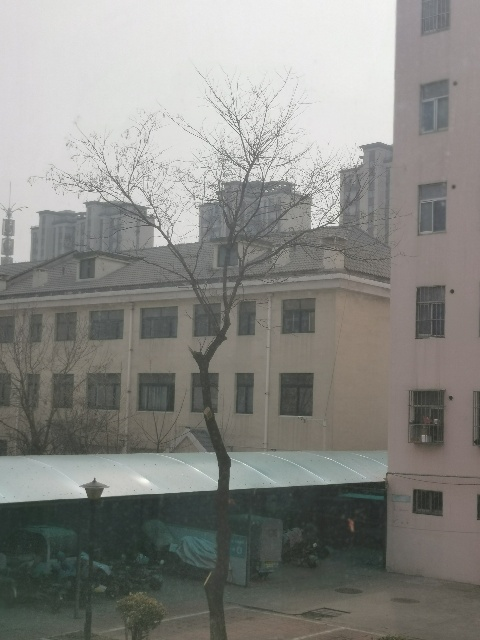
#> input picture data/left_01.jpg, 480 x 640 px
$ python run.py data/left_01.jpg data/right_01.jpg
#> lines starting #> are read from the running program, lines starting #| are printed output that depends on the picture
### main.py
import cv2
import numpy as np

def keypoints_detector(image, out='gray_im'):
    gray_im = cv2.cvtColor(image, cv2.COLOR_BGR2GRAY)
    sift = cv2.xfeatures2d.SIFT_create()
    keypoints, features = sift.detectAndCompute(image, None)
    keypoints_image = cv2.drawKeypoints(
        gray_im, keypoints, None, flags=cv2.DRAW_MATCHES_FLAGS_NOT_DRAW_SINGLE_POINTS)
    if out == 'keypoints_im':
        out_im = keypoints_image
    elif out == 'gray_im':
        out_im = gray_im
    else:
        raise TypeError(f'{out}, Invalid out type.')
    return keypoints, features, out_im

def matching(features_left, features_right, ratio=0.6):
    good = []
    matcher = cv2.BFMatcher()
    matches = matcher.knnMatch(features_right, features_left, k=2)

    for m, n in matches:
        if m.distance < ratio*n.distance:
            good.append(m)

    return good

def stitching(left_image, right_image):
    keypoints_left, features_left, _ = keypoints_detector(left_image)
    keypoints_right, features_right, _ = keypoints_detector(right_image)

    mathches = matching(features_left, features_right)

    if len(mathches) > 4:
        points_left = np.float32(
            [keypoints_left[m.trainIdx].pt for m in mathches]).reshape(-1, 1, 2)
        points_right = np.float32(
            [keypoints_right[m.queryIdx].pt for m in mathches]).reshape(-1, 1, 2)
        M, _ = cv2.findHomography(points_right, points_left, cv2.RANSAC, 5.0)
        warp_im = cv2.warpPerspective(right_image, M, (left_image.shape[1] + right_image.shape[1], right_image.shape[0]))
        seam_im = warp_im.copy()
        seam_im[0:left_image.shape[0], 0:left_image.shape[1]] = left_image[0:seam_im.shape[0], 0:seam_im.shape[1]]

        left_image = left_image[0:warp_im.shape[0], 0:warp_im.shape[1]]
        rows, cols, _ = left_image.shape
        for col in range(0, cols):
            if left_image[:, col].any() and warp_im[:, col].any():
                left = col
                break
        for col in range(cols-1, 0, -1):
            if left_image[:, col].any() and warp_im[:, col].any():
                right = col
                break

        tmp = np.zeros([rows, cols, 3], np.uint8)

        for row in range(0, rows):
            for col in range(0, cols):
                if not left_image[row, col].any():
                    tmp[row, col] = warp_im[row, col]
                elif not warp_im[row, col].any():
                    tmp[row, col] = left_image[row, col]
                else:
                    srcImgLen = float(abs(col - left))
                    testImgLen = float(abs(col - right))
                    alpha = srcImgLen / (srcImgLen + testImgLen)
                    tmp[row, col] = np.clip(left_image[row, col] * (1-alpha) + warp_im[row, col] * alpha, 0, 255)

        warp_im[0:left_image.shape[0], 0:left_image.shape[1]] = tmp

        return warp_im, seam_im
    else:
        return None

### run.py
import argparse
import cv2
from main import stitching
import matplotlib.pyplot as plt

parser = argparse.ArgumentParser()
parser.add_argument('left', help="Path of left image.")
parser.add_argument('right', help="Path of right image.")
args = parser.parse_args()

left_image = cv2.imread(args.left)
#> left_image is the input picture: shape (640, 480, 3); mean B, G, R 131.3, 135.6, 135.5
right_image = cv2.imread(args.right)
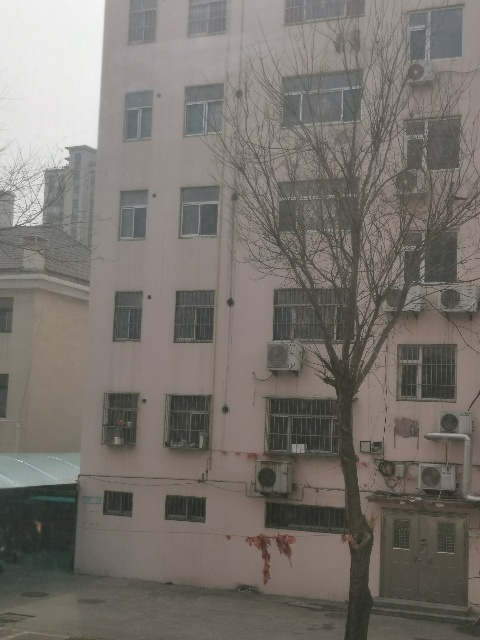
#> input picture data/right_01.jpg, 480 x 640 px
#> right_image is the input picture: shape (640, 480, 3); mean B, G, R 109.3, 115.2, 120.1

result = stitching(left_image, right_image)
#> in keypoints_detector, `keypoints, features = sift.detectAndCompute(image, None)`: keypoints = 577 keypoints; strongest (x, y, size): (130, 477, 31.4), (61, 479, 33.5), (103, 495, 3.1), (82, 494, 6.4)
#> in keypoints_detector, `keypoints_image = cv2.drawKeypoints( gray_im, keypoints, None, flags=c..`:
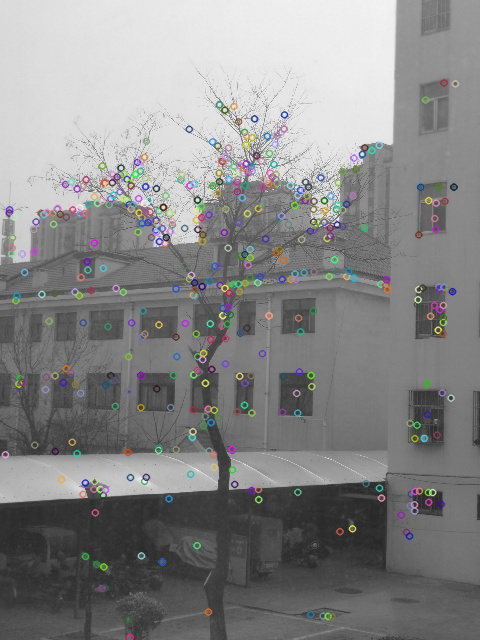
#> keypoints_image: shape (640, 480, 3); mean of channels 0, 1, 2 135.1, 135, 135; drawn as B, G, R
#> in stitching, `keypoints_left, features_left, _ = keypoints_detector(left_image)`: keypoints_left has the same summary as keypoints in keypoints_detector
#> call 2 of keypoints_detector, with out = 'gray_im'
#> in keypoints_detector (call 2), `keypoints, features = sift.detectAndCompute(image, None)`: keypoints = 877 keypoints; strongest (x, y, size): (27, 224, 2.3), (298, 448, 7.6), (230, 302, 4.9), (39, 220, 6)
#> in keypoints_detector (call 2), `keypoints_image = cv2.drawKeypoints( gray_im, keypoints, None, flags=c..`:
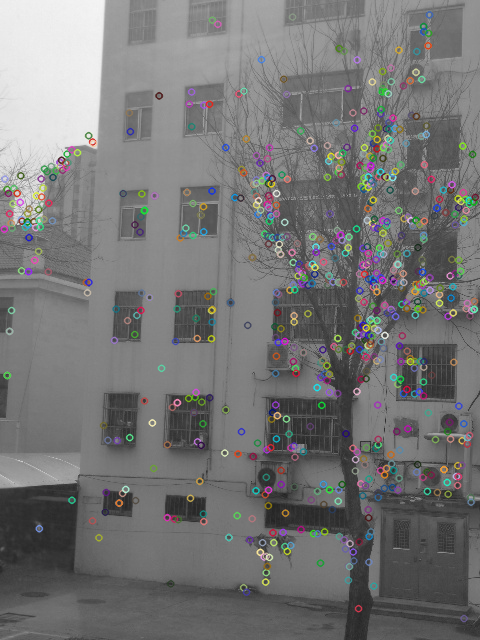
#> keypoints_image: shape (640, 480, 3); mean of channels 0, 1, 2 116.9, 117.1, 117.1; drawn as B, G, R
#> in stitching, `keypoints_right, features_right, _ = keypoints_detector(right_image)`: keypoints_right has the same summary as keypoints in keypoints_detector
#> in matching, `matches = matcher.knnMatch(features_right, features_left, k=2)`: matches = 877 matches
#> after the loop in matching, `for m, n in matches:`: good = 30 matches
#> in stitching, `points_left = np.float32( [keypoints_left[m.trainIdx].pt for m in math..`: points_left = 30 rows, first 8: [313, 310.3], [309.9, 230.6], [323.8, 221.8], [334, 259.3], [348.1, 270.7], [353.5, 157.7], [364.3, 147.4], [381, 497.6]
#> in stitching, `points_right = np.float32( [keypoints_right[m.queryIdx].pt for m in ma..`: points_right = 30 rows, first 8: [11.05, 310], [11.6, 227.7], [21.64, 220.7], [34.24, 259.8], [47.75, 271.4], [61.05, 159.7], [71.31, 149.3], [71.44, 499.7]
#> in stitching, `M, _ = cv2.findHomography(points_right, points_left, cv2.RANSAC, 5.0)`: M = [[0.841, 0.0529, 289.7], [-0.155, 0.99, 6.96], [-0.000364, 2.8e-05, 1]]
#> in stitching, `warp_im = cv2.warpPerspective(right_image, M, (left_image.shape[1] + r..`:
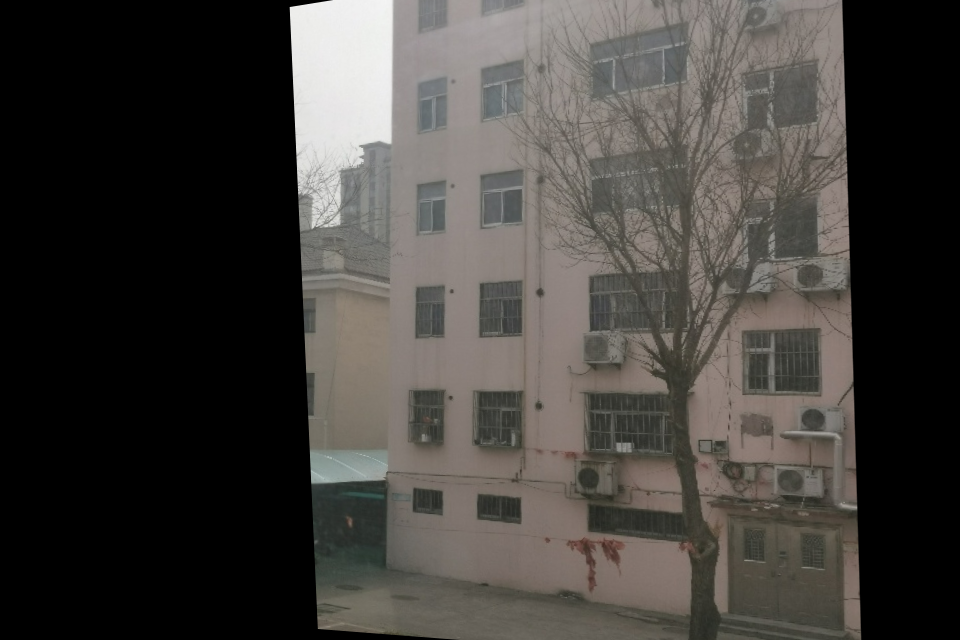
#> warp_im: shape (640, 960, 3); mean B, G, R 60.5, 64, 67
#> in stitching, `seam_im[0:left_image.shape[0], 0:left_image.shape[1]] = left_image[0:s..`:
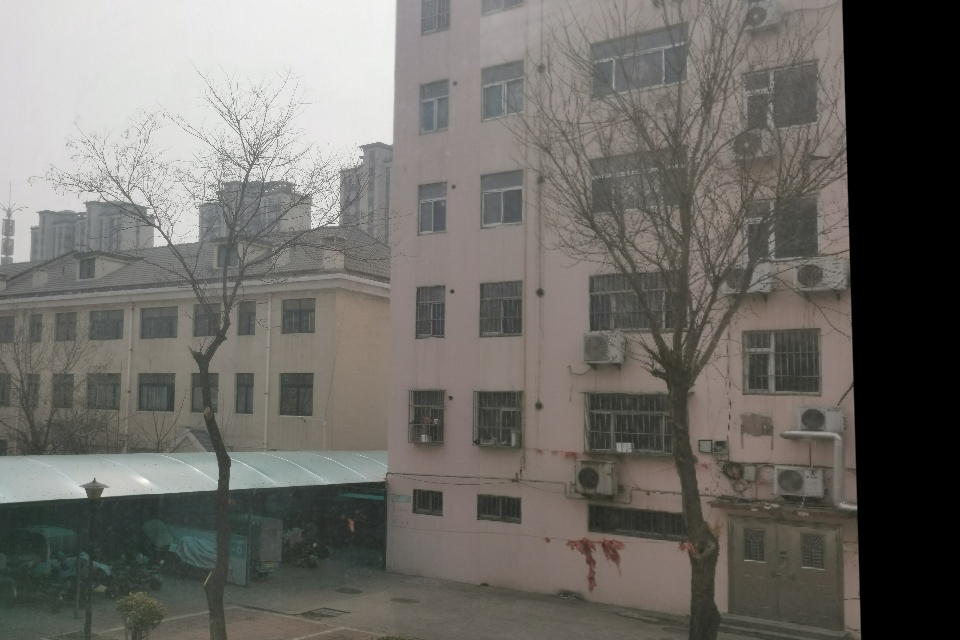
#> seam_im: shape (640, 960, 3); mean B, G, R 102.7, 107.5, 109.9

fig = plt.figure(figsize=(8,8))
ax = fig.add_subplot(2, 2, 1)
ax.set_title('(a) Left Image')
ax.imshow(left_image)
ax = fig.add_subplot(2, 2, 2)
ax.set_title('(b) Right Image')
ax.imshow(right_image)
ax = fig.add_subplot(2, 2, 3)
ax.set_title('(c) Stitching Image')
ax.imshow(result[1])
ax = fig.add_subplot(2, 2, 4)
ax.set_title('(d) Stitching Image(seamless)')
ax.imshow(result[0])

plt.tight_layout()
plt.show()
#> figure, not shown here; B, G, R data is drawn as R, G, B
